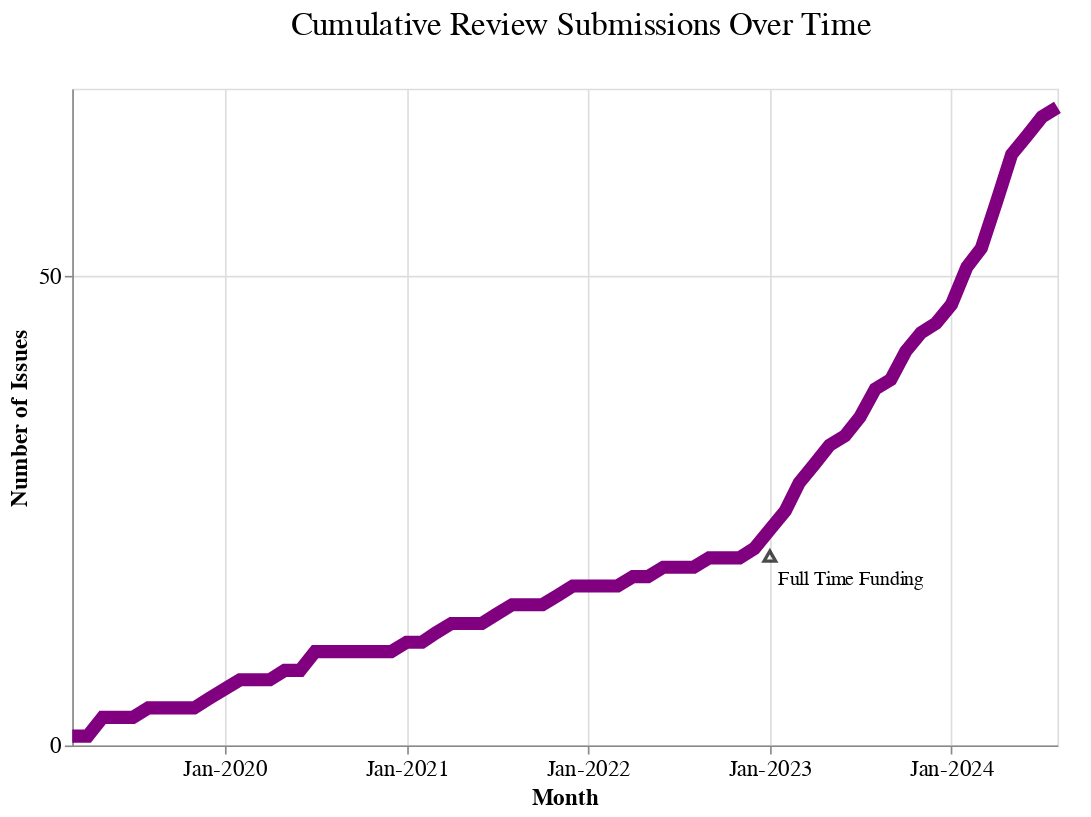

Write notebook code for a chart like this one.
### Code cell
# Create an Altair line plot
chart = (
    alt.Chart(final_monthly)
    .mark_line(color="purple", strokeWidth=8)
    .encode(
        x=alt.X(
            "date:T",
            axis=alt.Axis(
                title="Month",
                format="%b-%Y",
                tickCount="year",
            ),
        ),
        y=alt.Y(
            "cumulative_count:Q",
            axis=alt.Axis(
                title="Number of Issues",
                tickMinStep=50,
            ),
        ),
        tooltip=[
            alt.Tooltip("date:T", title="Month"),
            alt.Tooltip("cumulative_count:Q", title="Number of Issues"),
        ],
    )
    .properties(
        title=alt.TitleParams(
            text="Cumulative Review Submissions Over Time",
        ),
        width=600,
        height=400,
    )
)

label = (
    alt.Chart(
        pd.DataFrame(
            {
                "date": [
                    pd.Timestamp("2023-01-01")
                ],  # Specific x-axis location (January 2023)
                "cumulative_count": [16],
                "label": ["Full Time Funding"],
            }
        )
    )
    .mark_text(align="left", dx=5, dy=-10, color="black", fontSize=12, font="Poppins")
    .encode(x="date:T", y="cumulative_count:Q", text="label:N")
)

# Adding an arrow using mark_rule and mark_point
arrow = (
    alt.Chart(
        pd.DataFrame(
            {
                "date": [pd.Timestamp("2023-01-01")],
                "cumulative_count": [
                    20
                ],  # Adjust y-axis location to position the arrow
            }
        )
    )
    .mark_point(shape="triangle", angle=0, size=50, color="black")
    .encode(x="date:T", y="cumulative_count:Q")
)

# Combine the chart and the label
final_chart = chart + label + arrow

# Show the final chart
final_chart.show()

# Show the chart
# chart.show()

### Figure 1 — Vega-Lite specification as saved in the notebook (floating-point values rounded to 4 significant figures)
{"config": {"title": {"fontSize": 20, "font": "Poppins", "anchor": "middle", "color": "black", "fontWeight": 400, "dy": -20, "dx": 10}, "axis": {"labelFontSize": 14, "titleFontSize": 14, "titleFont": "Poppins", "labelFont": "Poppins"}, "axisX": {"labelAngle": 0}, "legend": {"labelFontSize": 12, "titleFontSize": 14, "titleFont": "Poppins", "labelFont": "Poppins"}, "bar": {"color": "purple", "fill": "purple"}, "line": {"color": "purple"}, "view": {"height": 300, "width": 600, "padding": {"top": 190, "left": 10, "right": 10, "bottom": 90}}}, "layer": [{"data": {"name": "data-566605590f70d5cb08562c47ac14e3b6"}, "mark": {"type": "line", "color": "purple", "strokeWidth": 8}, "encoding": {"tooltip": [{"field": "date", "title": "Month", "type": "temporal"}, {"field": "cumulative_count", "title": "Number of Issues", "type": "quantitative"}], "x": {"axis": {"format": "%b-%Y", "tickCount": "year", "title": "Month"}, "field": "date", "type": "temporal"}, "y": {"axis": {"tickMinStep": 50, "title": "Number of Issues"}, "field": "cumulative_count", "type": "quantitative"}}, "title": {"text": "Cumulative Review Submissions Over Time"}}, {"data": {"name": "data-885435433e90c9e36bd36f19a234dabd"}, "mark": {"type": "text", "align": "left", "color": "black", "dx": 5, "dy": -10, "font": "Poppins", "fontSize": 12}, "encoding": {"text": {"field": "label", "type": "nominal"}, "x": {"field": "date", "type": "temporal"}, "y": {"field": "cumulative_count", "type": "quantitative"}}}, {"data": {"name": "data-967c9fd2600aa1f4ef471e2361e60d17"}, "mark": {"type": "point", "angle": 0, "color": "black", "shape": "triangle", "size": 50}, "encoding": {"x": {"field": "date", "type": "temporal"}, "y": {"field": "cumulative_count", "type": "quantitative"}}}], "height": 400, "width": 600, "$schema": "https://vega.github.io/schema/vega-lite/v5.17.0.json", "datasets": {"data-566605590f70d5cb08562c47ac14e3b6": [{"date": "2019-03-01T00:00:00", "issue_count": 1, "cumulative_count": 1}, {"date": "2019-04-01T00:00:00", "issue_count": 0, "cumulative_count": 1}, {"date": "2019-05-01T00:00:00", "issue_count": 2, "cumulative_count": 3}, {"date": "2019-06-01T00:00:00", "issue_count": 0, "cumulative_count": 3}, {"date": "2019-07-01T00:00:00", "issue_count": 0, "cumulative_count": 3}, {"date": "2019-08-01T00:00:00", "issue_count": 1, "cumulative_count": 4}, {"date": "2019-09-01T00:00:00", "issue_count": 0, "cumulative_count": 4}, {"date": "2019-10-01T00:00:00", "issue_count": 0, "cumulative_count": 4}, {"date": "2019-11-01T00:00:00", "issue_count": 0, "cumulative_count": 4}, {"date": "2019-12-01T00:00:00", "issue_count": 1, "cumulative_count": 5}, {"date": "2020-01-01T00:00:00", "issue_count": 1, "cumulative_count": 6}, {"date": "2020-02-01T00:00:00", "issue_count": 1, "cumulative_count": 7}, {"date": "2020-03-01T00:00:00", "issue_count": 0, "cumulative_count": 7}, {"date": "2020-04-01T00:00:00", "issue_count": 0, "cumulative_count": 7}, {"date": "2020-05-01T00:00:00", "issue_count": 1, "cumulative_count": 8}, {"date": "2020-06-01T00:00:00", "issue_count": 0, "cumulative_count": 8}, {"date": "2020-07-01T00:00:00", "issue_count": 2, "cumulative_count": 10}, {"date": "2020-08-01T00:00:00", "issue_count": 0, "cumulative_count": 10}, {"date": "2020-09-01T00:00:00", "issue_count": 0, "cumulative_count": 10}, {"date": "2020-10-01T00:00:00", "issue_count": 0, "cumulative_count": 10}, {"date": "2020-11-01T00:00:00", "issue_count": 0, "cumulative_count": 10}, {"date": "2020-12-01T00:00:00", "issue_count": 0, "cumulative_count": 10}, {"date": "2021-01-01T00:00:00", "issue_count": 1, "cumulative_count": 11}, {"date": "2021-02-01T00:00:00", "issue_count": 0, "cumulative_count": 11}, {"date": "2021-03-01T00:00:00", "issue_count": 1, "cumulative_count": 12}, {"date": "2021-04-01T00:00:00", "issue_count": 1, "cumulative_count": 13}, {"date": "2021-05-01T00:00:00", "issue_count": 0, "cumulative_count": 13}, {"date": "2021-06-01T00:00:00", "issue_count": 0, "cumulative_count": 13}, {"date": "2021-07-01T00:00:00", "issue_count": 1, "cumulative_count": 14}, {"date": "2021-08-01T00:00:00", "issue_count": 1, "cumulative_count": 15}, {"date": "2021-09-01T00:00:00", "issue_count": 0, "cumulative_count": 15}, {"date": "2021-10-01T00:00:00", "issue_count": 0, "cumulative_count": 15}, {"date": "2021-11-01T00:00:00", "issue_count": 1, "cumulative_count": 16}, {"date": "2021-12-01T00:00:00", "issue_count": 1, "cumulative_count": 17}, {"date": "2022-01-01T00:00:00", "issue_count": 0, "cumulative_count": 17}, {"date": "2022-02-01T00:00:00", "issue_count": 0, "cumulative_count": 17}, {"date": "2022-03-01T00:00:00", "issue_count": 0, "cumulative_count": 17}, {"date": "2022-04-01T00:00:00", "issue_count": 1, "cumulative_count": 18}, {"date": "2022-05-01T00:00:00", "issue_count": 0, "cumulative_count": 18}, {"date": "2022-06-01T00:00:00", "issue_count": 1, "cumulative_count": 19}, {"date": "2022-07-01T00:00:00", "issue_count": 0, "cumulative_count": 19}, {"date": "2022-08-01T00:00:00", "issue_count": 0, "cumulative_count": 19}, {"date": "2022-09-01T00:00:00", "issue_count": 1, "cumulative_count": 20}, {"date": "2022-10-01T00:00:00", "issue_count": 0, "cumulative_count": 20}, {"date": "2022-11-01T00:00:00", "issue_count": 0, "cumulative_count": 20}, {"date": "2022-12-01T00:00:00", "issue_count": 1, "cumulative_count": 21}, {"date": "2023-01-01T00:00:00", "issue_count": 2, "cumulative_count": 23}, {"date": "2023-02-01T00:00:00", "issue_count": 2, "cumulative_count": 25}, {"date": "2023-03-01T00:00:00", "issue_count": 3, "cumulative_count": 28}, {"date": "2023-04-01T00:00:00", "issue_count": 2, "cumulative_count": 30}, {"date": "2023-05-01T00:00:00", "issue_count": 2, "cumulative_count": 32}, {"date": "2023-06-01T00:00:00", "issue_count": 1, "cumulative_count": 33}, {"date": "2023-07-01T00:00:00", "issue_count": 2, "cumulative_count": 35}, {"date": "2023-08-01T00:00:00", "issue_count": 3, "cumulative_count": 38}, {"date": "2023-09-01T00:00:00", "issue_count": 1, "cumulative_count": 39}, {"date": "2023-10-01T00:00:00", "issue_count": 3, "cumulative_count": 42}, {"date": "2023-11-01T00:00:00", "issue_count": 2, "cumulative_count": 44}, {"date": "2023-12-01T00:00:00", "issue_count": 1, "cumulative_count": 45}, {"date": "2024-01-01T00:00:00", "issue_count": 2, "cumulative_count": 47}, {"date": "2024-02-01T00:00:00", "issue_count": 4, "cumulative_count": 51}, {"date": "2024-03-01T00:00:00", "issue_count": 2, "cumulative_count": 53}, {"date": "2024-04-01T00:00:00", "issue_count": 5, "cumulative_count": 58}, {"date": "2024-05-01T00:00:00", "issue_count": 5, "cumulative_count": 63}, {"date": "2024-06-01T00:00:00", "issue_count": 2, "cumulative_count": 65}, {"date": "2024-07-01T00:00:00", "issue_count": 2, "cumulative_count": 67}, {"date": "2024-08-01T00:00:00", "issue_count": 1, "cumulative_count": 68}], "data-885435433e90c9e36bd36f19a234dabd": [{"date": "2023-01-01T00:00:00", "cumulative_count": 16, "label": "Full Time Funding"}], "data-967c9fd2600aa1f4ef471e2361e60d17": [{"date": "2023-01-01T00:00:00", "cumulative_count": 20}]}}
